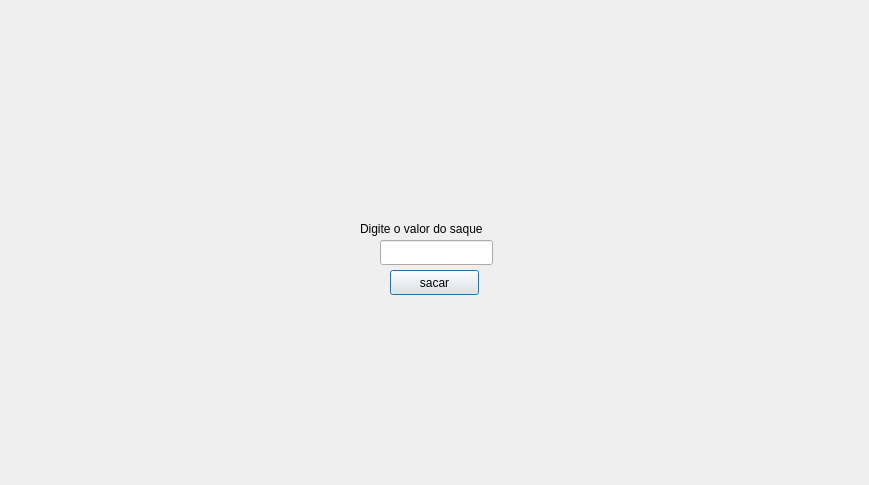
<?xml version="1.0" encoding="UTF-8"?>
<ui version="4.0">
 <class>saque</class>
 <widget class="QDialog" name="saque">
  <property name="geometry">
   <rect>
    <x>0</x>
    <y>0</y>
    <width>869</width>
    <height>485</height>
   </rect>
  </property>
  <property name="windowTitle">
   <string>Saque</string>
  </property>
  <widget class="QLabel" name="label">
   <property name="geometry">
    <rect>
     <x>360</x>
     <y>220</y>
     <width>171</width>
     <height>17</height>
    </rect>
   </property>
   <property name="text">
    <string>Digite o valor do saque</string>
   </property>
  </widget>
  <widget class="QLineEdit" name="txt_saque">
   <property name="geometry">
    <rect>
     <x>380</x>
     <y>240</y>
     <width>113</width>
     <height>25</height>
    </rect>
   </property>
  </widget>
  <widget class="QPushButton" name="btn_sacar">
   <property name="geometry">
    <rect>
     <x>390</x>
     <y>270</y>
     <width>89</width>
     <height>25</height>
    </rect>
   </property>
   <property name="text">
    <string>sacar</string>
   </property>
  </widget>
 </widget>
 <resources/>
 <connections/>
</ui>
